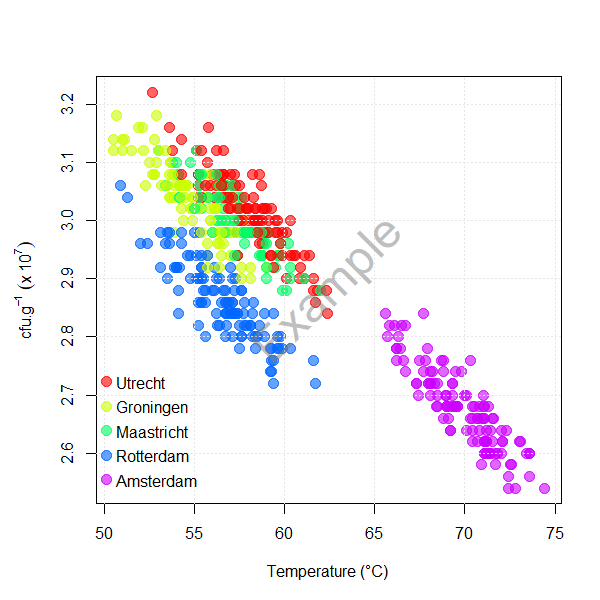

Write R code to recreate this figure.
# Load the required library for color palette
#library(viridis)

# Load the data
data <- read.csv("compost_999999999.csv")

# Calculate the conversion factor for cfu per gram
factor <- 2e5 / 1e7
data$cfu_per_g <- data$Viable.counts * factor

# Define a color palette accessible for colorblind viewers
colors <- rainbow(length(unique(data$Location)), alpha = 0.6)

# Adjust the margins to prevent y-axis label from being cut off
par(mar = c(5, 5, 4, 2))  # Increase the second value for left margin

# Create a scatterplot of cfu vs. temperature, colored by location
plot(data$Temperature, data$cfu_per_g,
     main = "",
     xlab = "Temperature (°C)",
     ylab = expression(cfu.g^{-1} ~ (x ~ 10^7)),
     pch = 19,  # solid circles for points
     cex = 1.5,  # increase point size
     col = colors[as.numeric(factor(data$Location))])  # color by location with transparency

# Add faint gridlines
grid(col = "gray90", lty = "dotted")

# Add a legend without a border
legend("bottomleft", 
       legend = unique(data$Location), 
       col = colors, 
       pch = 19,  # same symbol as in the plot
       bty = "n",  # no box around the legend
       pt.cex = 1.5)  # match point size in legend


# Add a watermark
text(x = mean(range(data$Temperature)), 
     y = mean(range(data$cfu_per_g)), 
     labels = "Example", 
     col = rgb(0.5, 0.5, 0.5, alpha = 0.5), 
     cex = 3, 
     srt = 45)
